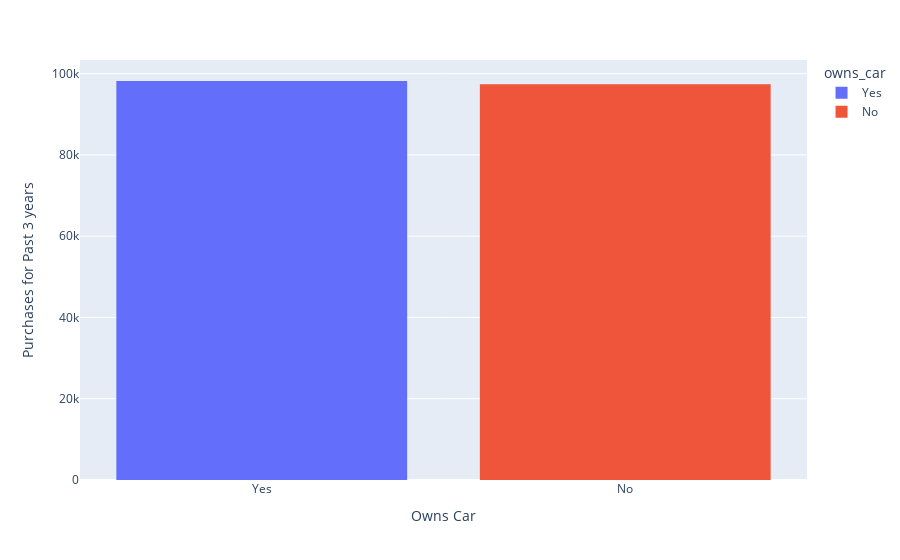

Notebook source saved alongside this figure:
### Code cell
fig = px.histogram(data_frame=df,x='owns_car',y='past_3_years_bike_related_purchases',color='owns_car')
fig.update_layout({
    'xaxis': {'title': {'text': 'Owns Car'}},
    'yaxis': {'title': {'text': 'Purchases for Past 3 years'}}
})

fig.show()

### Figure 1 — Plotly figure (JSON) as saved in the notebook; plotly's stock layout.template omitted (floating-point values rounded to 4 significant figures; data arrays with more than 128 entries replaced by an {"elided": "..."} marker saying what was removed)
{"data": [{"alignmentgroup": "True", "bingroup": "x", "histfunc": "sum", "hovertemplate": "owns_car=%{x}<br>sum of past_3_years_bike_related_purchases=%{y}<extra></extra>", "legendgroup": "Yes", "marker": {"color": "#636efa", "pattern": {"shape": ""}}, "name": "Yes", "offsetgroup": "Yes", "orientation": "v", "showlegend": true, "type": "histogram", "x": {"elided": "2024 str values"}, "xaxis": "x", "y": {"elided": "2024 int values"}, "yaxis": "y"}, {"alignmentgroup": "True", "bingroup": "x", "histfunc": "sum", "hovertemplate": "owns_car=%{x}<br>sum of past_3_years_bike_related_purchases=%{y}<extra></extra>", "legendgroup": "No", "marker": {"color": "#EF553B", "pattern": {"shape": ""}}, "name": "No", "offsetgroup": "No", "orientation": "v", "showlegend": true, "type": "histogram", "x": {"elided": "1976 str values"}, "xaxis": "x", "y": {"elided": "1976 int values"}, "yaxis": "y"}], "layout": {"autosize": true, "barmode": "relative", "legend": {"title": {"text": "owns_car"}, "tracegroupgap": 0}, "margin": {"t": 60}, "xaxis": {"anchor": "y", "autorange": true, "categoryarray": ["Yes", "No"], "categoryorder": "array", "domain": [0, 1], "range": [-0.5, 1.5], "title": {"text": "Owns Car"}, "type": "category"}, "yaxis": {"anchor": "x", "autorange": true, "domain": [0, 1], "range": [0, 103400.0], "title": {"text": "Purchases for Past 3 years"}, "type": "linear"}}}
